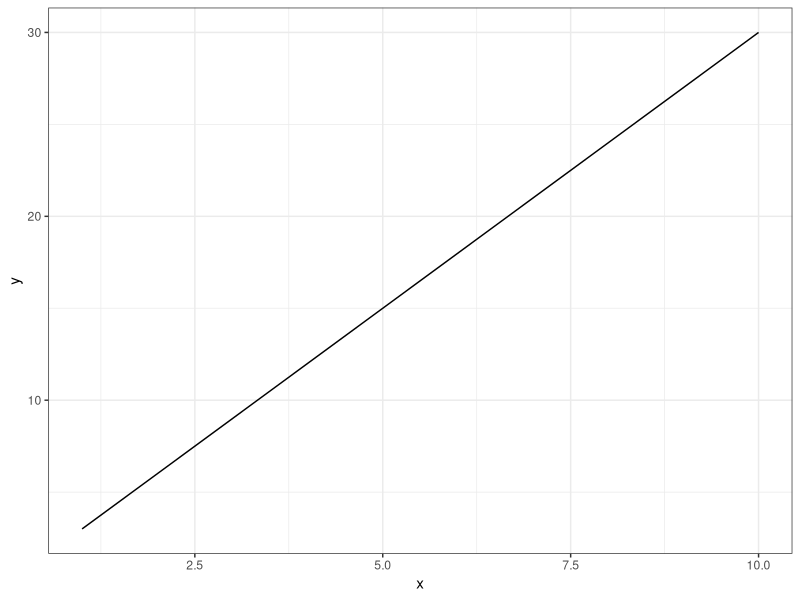
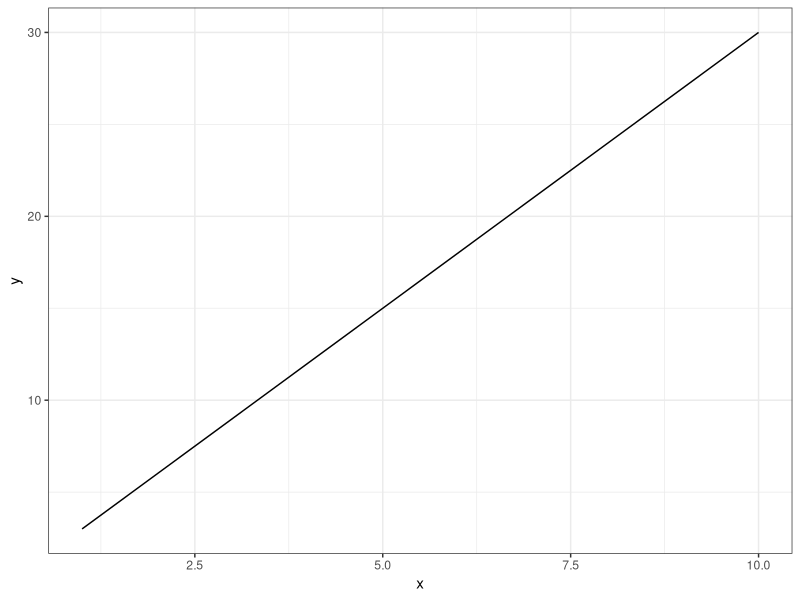

Recreate these plots in R, in order.
library(ggplot2)

data <- data.frame(x=1:10, y=(1:10)*3)

ggplot(data, aes(x = x, y = y))+
  geom_line()+
  theme_bw()

ggsave("example.png", width = 7, height = 5)
